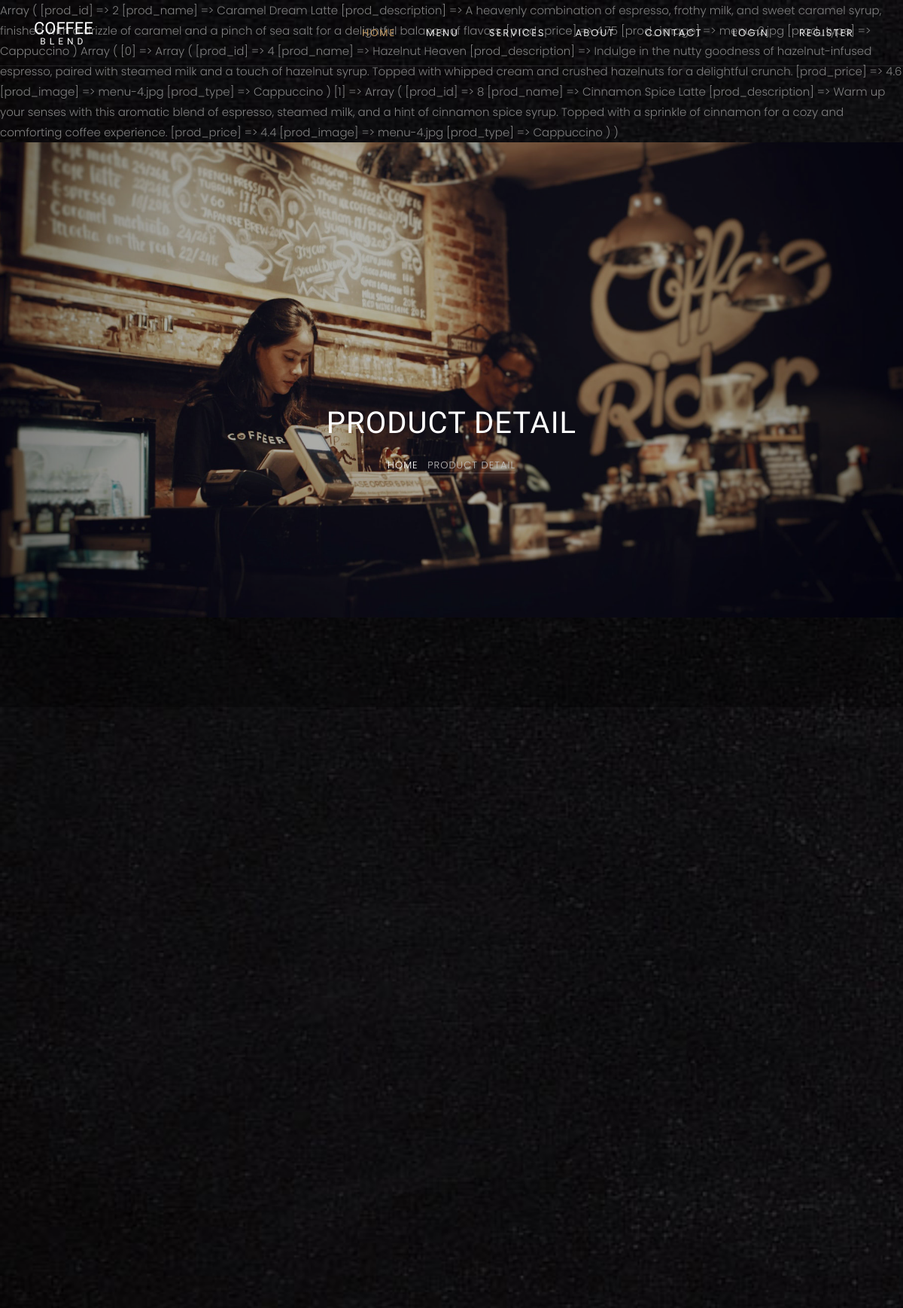
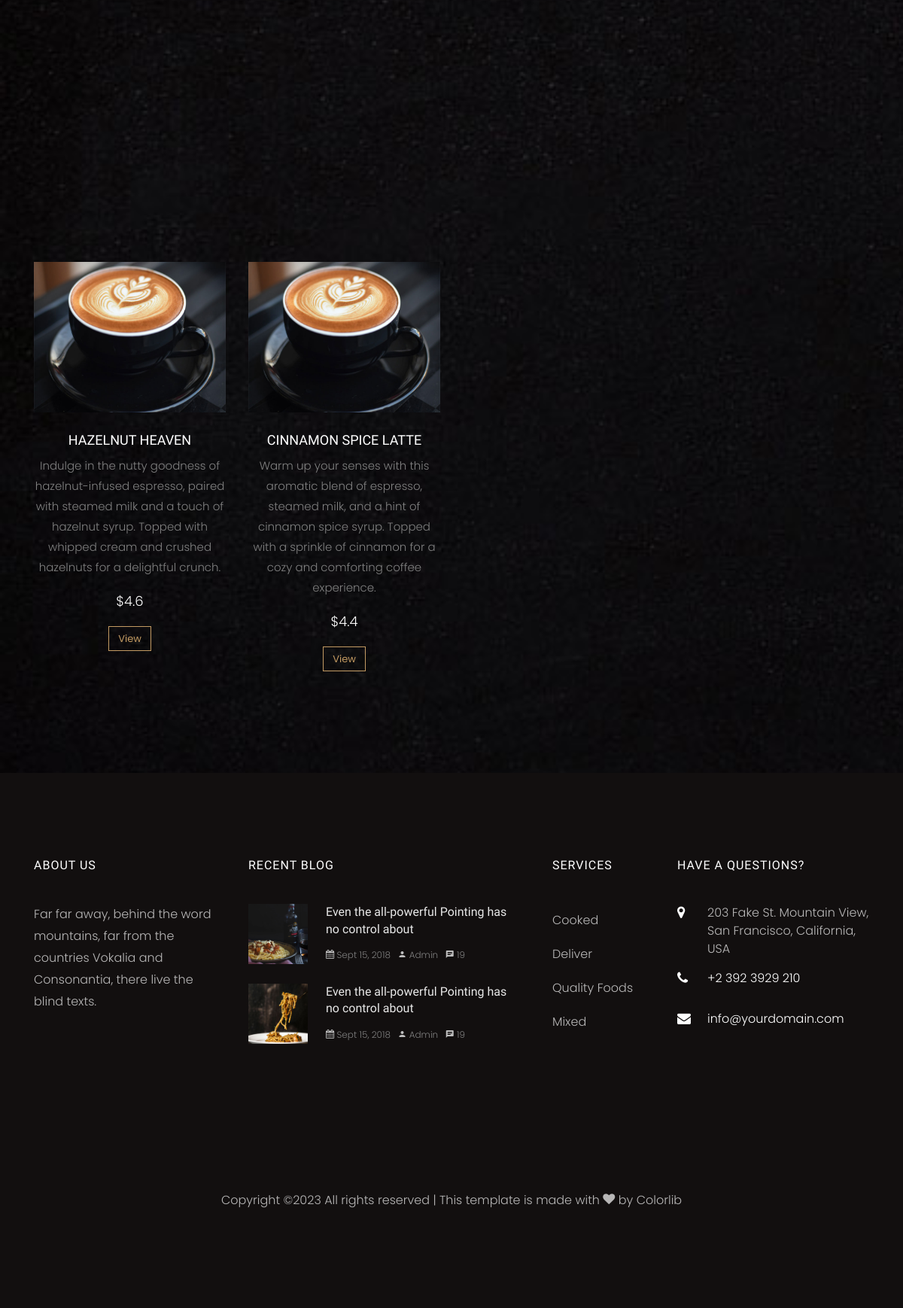
The page /product-single.php?prodId=2 on the database its author committed (2 pictures, top to bottom).
### tables this page shows
CREATE TABLE `products` (
  `prod_id` int(11) NOT NULL,
  `prod_name` varchar(200) NOT NULL,
  `prod_description` text NOT NULL,
  `prod_price` float NOT NULL,
  `prod_image` varchar(200) NOT NULL,
  `prod_type` varchar(200) NOT NULL
);

### product-single.php (the view, shortened to what this page needs)
<?php require "header/navbar.php" ?>
<?php require "connection/connection.php" ?>
<?php
	$prodId = $_GET['prodId'];
	$single_product_query = "SELECT * FROM products WHERE prod_id = :id";
	$single_product_prepare = $connection->prepare($single_product_query);
	$single_product_prepare->bindParam(':id',$prodId);
	$single_product_prepare->execute();
	$single_product = $single_product_prepare->fetch(PDO::FETCH_ASSOC);
	print_r($single_product);
	$related_product_query = "SELECT * FROM products WHERE prod_id != :id AND prod_type = :type";
	$related_product_prepare = $connection->prepare($related_product_query);
	$related_product_prepare->bindParam(':id',$prodId);
	$related_product_prepare->bindParam(':type',$single_product['prod_type']);
	$related_product_prepare->execute();
	$related_product = $related_product_prepare->fetchAll(PDO::FETCH_ASSOC);
	print_r($related_product);
?>
    <section class="home-slider owl-carousel">
      <div class="slider-item" style="background-image: url(images/bg_3.jpg);" data-stellar-background-ratio="0.5">
      	<div class="overlay"></div>
        <div class="container">
          <div class="row slider-text justify-content-center align-items-center">
            <div class="col-md-7 col-sm-12 text-center ftco-animate">
            	<h1 class="mb-3 mt-5 bread">Product Detail</h1>
	            <p class="breadcrumbs"><span class="mr-2"><a href="index.php">Home</a></span> <span>Product Detail</span></p>
            </div>
          </div>
        </div>
      </div>
    </section>
    <section class="ftco-section">
    	<div class="container">
    		<div class="row">
    		</div>
    	</div>
    </section>
    <section class="ftco-section">
    	<div class="container">
    		<div class="row justify-content-center mb-5 pb-3">
        </div>
        <div class="row">
			 <?php foreach($related_product as $related){ ?>
			<div class="col-md-3">
        		<div class="menu-entry">
    					<a href="#" class="img" style="background-image: url(images/<?php echo $related['prod_image'] ?>);"></a>
    					<div class="text text-center pt-4">
    						<h3><a href="#"><?php echo $related['prod_name'] ?></a></h3>
    						<p><?php echo $related['prod_description'] ?></p>
    						<p class="price"><span>$<?php echo $related['prod_price'] ?></span></p>
    						<p><a href="product-single.php?prodId=<?php echo $related['prod_id'] ?>" class="btn btn-primary btn-outline-primary">View</a></p>
    					</div>
    				</div>
        	</div>
			<?php } ?>
        </div>
    	</div>
    </section>
	<?php require "header/footer.php" ?>
  </body>
</html>

### header/navbar.php (shortened to what this page needs)
<!DOCTYPE html>
<html lang="en">
  <head>
    <link rel="stylesheet" href="css/open-iconic-bootstrap.min.css">
    <link rel="stylesheet" href="css/animate.css">
    <link rel="stylesheet" href="css/owl.carousel.min.css">
    <link rel="stylesheet" href="css/owl.theme.default.min.css">
    <link rel="stylesheet" href="css/magnific-popup.css">
    <link rel="stylesheet" href="css/aos.css">
    <link rel="stylesheet" href="css/ionicons.min.css">
    <link rel="stylesheet" href="css/bootstrap-datepicker.css">
    <link rel="stylesheet" href="css/jquery.timepicker.css">
    <link rel="stylesheet" href="css/flaticon.css">
    <link rel="stylesheet" href="css/icomoon.css">
    <link rel="stylesheet" href="css/style.css">
  </head>
  <body>
  	<nav class="navbar navbar-expand-lg navbar-dark ftco_navbar bg-dark ftco-navbar-light" id="ftco-navbar">
	    <div class="container">
	      <a class="navbar-brand" href="index.php">Coffee<small>Blend</small></a>
	      <div class="collapse navbar-collapse" id="ftco-nav">
	        <ul class="navbar-nav ml-auto">
				<li class="nav-item active"><a href="index.php" class="nav-link">Home</a></li>
				<li class="nav-item"><a href="menu.php" class="nav-link">Menu</a></li>
				<li class="nav-item"><a href="services.php" class="nav-link">Services</a></li>
				<li class="nav-item"><a href="about.php" class="nav-link">About</a></li>
				<li class="nav-item"><a href="contact.php" class="nav-link">Contact</a></li>
        <?php
          if(isset($_SESSION['userName'])){
        ?>
				<li class="nav-item cart"><a href="cart.php" class="nav-link"><span class="icon icon-shopping_cart"></span></a>
        <li class="nav-item dropdown">
          <a class="nav-link dropdown-toggle" href="#" role="button" data-bs-toggle="dropdown" aria-expanded="false">
            <?php echo $_SESSION['userName'] ?>
          </a>
          <ul class="dropdown-menu">
            <li><a class="dropdown-item" href="#">Action</a></li>
            <li><hr class="dropdown-divider"></li>
            <li><a class="dropdown-item" href="logout.php">Logout</a></li>
          </ul>
        </li>
            <?php
            }
            else
            {
            ?>
				<li class="nav-item"><a href="login.php" class="nav-link">login</a></li>
				<li class="nav-item"><a href="register.php" class="nav-link">register</a></li>
        <?php } ?>
			  </ul>
	      </div>
		  </div>
	  </nav>

### header/footer.php (shortened to what this page needs)
<footer class="ftco-footer ftco-section img">
      <div class="container">
        <div class="row mb-5">
          <div class="col-lg-3 col-md-6 mb-5 mb-md-5">
            <div class="ftco-footer-widget mb-4">
              <h2 class="ftco-heading-2">About Us</h2>
              <p>Far far away, behind the word mountains, far from the countries Vokalia and Consonantia, there live the blind texts.</p>
              <ul class="ftco-footer-social list-unstyled float-md-left float-lft mt-5">
              </ul>
            </div>
          </div>
          <div class="col-lg-4 col-md-6 mb-5 mb-md-5">
            <div class="ftco-footer-widget mb-4">
              <h2 class="ftco-heading-2">Recent Blog</h2>
              <div class="block-21 mb-4 d-flex">
                <a class="blog-img mr-4" style="background-image: url(images/image_1.jpg);"></a>
                <div class="text">
                  <h3 class="heading"><a href="#">Even the all-powerful Pointing has no control about</a></h3>
                  <div class="meta">
                    <div><a href="#"><span class="icon-calendar"></span> Sept 15, 2018</a></div>
                    <div><a href="#"><span class="icon-person"></span> Admin</a></div>
                    <div><a href="#"><span class="icon-chat"></span> 19</a></div>
                  </div>
                </div>
              </div>
              <div class="block-21 mb-4 d-flex">
                <a class="blog-img mr-4" style="background-image: url(images/image_2.jpg);"></a>
                <div class="text">
                  <h3 class="heading"><a href="#">Even the all-powerful Pointing has no control about</a></h3>
                  <div class="meta">
                    <div><a href="#"><span class="icon-calendar"></span> Sept 15, 2018</a></div>
                    <div><a href="#"><span class="icon-person"></span> Admin</a></div>
                    <div><a href="#"><span class="icon-chat"></span> 19</a></div>
                  </div>
                </div>
              </div>
            </div>
          </div>
          <div class="col-lg-2 col-md-6 mb-5 mb-md-5">
             <div class="ftco-footer-widget mb-4 ml-md-4">
              <h2 class="ftco-heading-2">Services</h2>
              <ul class="list-unstyled">
                <li><a href="#" class="py-2 d-block">Cooked</a></li>
                <li><a href="#" class="py-2 d-block">Deliver</a></li>
                <li><a href="#" class="py-2 d-block">Quality Foods</a></li>
                <li><a href="#" class="py-2 d-block">Mixed</a></li>
              </ul>
            </div>
          </div>
          <div class="col-lg-3 col-md-6 mb-5 mb-md-5">
            <div class="ftco-footer-widget mb-4">
            	<h2 class="ftco-heading-2">Have a Questions?</h2>
            	<div class="block-23 mb-3">
	              <ul>
	                <li><span class="icon icon-map-marker"></span><span class="text">203 Fake St. Mountain View, San Francisco, California, USA</span></li>
	                <li><a href="#"><span class="icon icon-phone"></span><span class="text">+2 392 3929 210</span></a></li>
	                <li><a href="#"><span class="icon icon-envelope"></span><span class="text">info@yourdomain.com</span></a></li>
	              </ul>
	            </div>
            </div>
          </div>
        </div>
        <div class="row">
          <div class="col-md-12 text-center">
            <p>
  Copyright &copy;<script>document.write(new Date().getFullYear());</script> All rights reserved | This template is made with <i class="icon-heart" aria-hidden="true"></i> by <a href="https://colorlib.com" target="_blank">Colorlib</a>
  </p>
          </div>
        </div>
      </div>
    </footer>

### css/icomoon.css (style rules this page uses)
[class^="icon-"], [class*=" icon-"] { font-family: 'icomoon' !important; speak: none; font-style: normal; font-weight: normal; font-variant: normal; text-transform: none; line-height: 1; -webkit-font-smoothing: antialiased; -moz-osx-font-smoothing: grayscale; }
.icon-heart:before { content: "\f004"; }
.icon-map-marker:before { content: "\f041"; }
.icon-calendar:before { content: "\f073"; }
.icon-phone:before { content: "\f095"; }
.icon-envelope:before { content: "\f0e0"; }
.icon-chat:before { content: "\e0b7"; }
.icon-person:before { content: "\e7fd"; }

### rows shown on the page
products: prod_image (picture), prod_name "HAZELNUT HEAVEN", prod_description "Indulge in the nutty goodness of hazelnut-infused espresso, paired with steamed milk and a touch of hazelnut syrup. Topped with whipped cream and crushed hazelnuts for a delightful crunch.", prod_price "4.6"
products: prod_image (picture), prod_name "CINNAMON SPICE LATTE", prod_description "Warm up your senses with this aromatic blend of espresso, steamed milk, and a hint of cinnamon spice syrup. Topped with a sprinkle of cinnamon for a cozy and comforting coffee experience.", prod_price "4.4"
